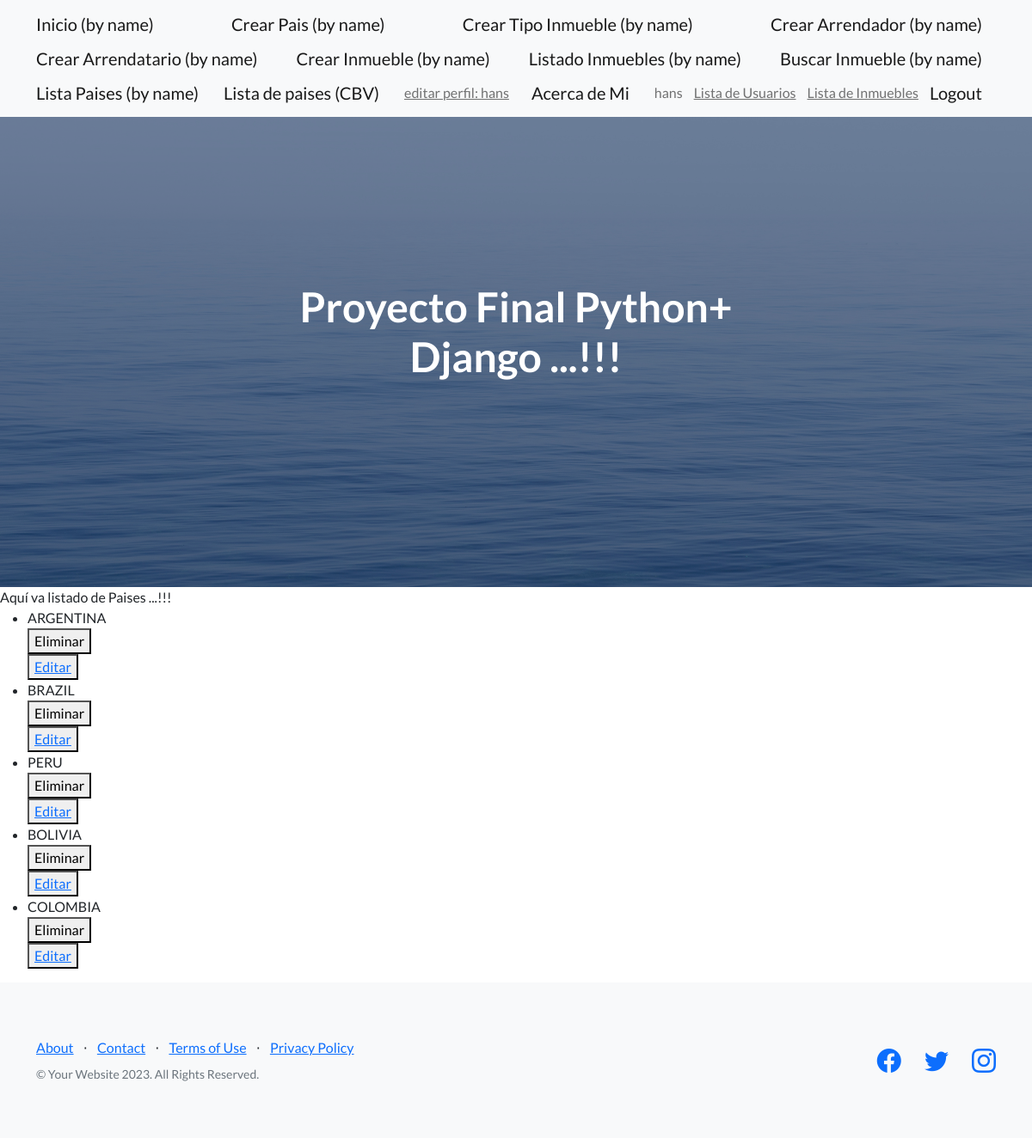
The page /AppCoder/lista-pais (signed in) on the database its author committed.
### AppCoder/models.py (models this page shows, shortened)
class Pais(models.Model):
        nombre = models.CharField(max_length=100)

### AppCoder/views.py (the view)
# urls.py: path("lista-pais", lista_pais, name="lista-pais"),
@login_required
def lista_pais(request):
    pais = Pais.objects.all()
    return render(request,"AppCoder/paislistado.html", {"pais":pais})

### AppCoder/templates/AppCoder/paislistado.html
{% extends "AppCoder/padre.html" %}
{% block contenidoQueCambia %}
Aquí va listado de Paises ...!!!
{% if pais %}
<ul>
    {% for paisx in pais %}
    <li>{{ paisx.nombre }} </li>
    <div>
        <form action="{% url "AppCoder:elimina-pais" paisx.id %}" method="POST">{% csrf_token %}
            <button type="submit">Eliminar</button>
        </form>
        <button>
            <a href="{% url 'AppCoder:editar-pais' paisx.id %}">Editar</a>
        </button>
    </div>
    {% endfor %}
</ul>
{% else %}
<H1>No existe pais en la BBDD ...!!!</H1>
{% endif %}
{% endblock %}

### AppCoder/templates/AppCoder/padre.html (shortened to what this page needs)
{% load static %}
<!DOCTYPE html>
<html lang="en">
    <head>
        <link href="https://cdn.jsdelivr.net/npm/bootstrap-icons@1.5.0/font/bootstrap-icons.css" rel="stylesheet" type="text/css" />
        <link href="{% static 'AppCoder/css/styles.css'  %}" rel="stylesheet" />
    </head>
    <body>
        <nav class="navbar navbar-light bg-light static-top">
            <div class="container">
             {% if user.is_authenticated %}
                    <a class="navbar-brand" href="{% url 'AppCoder:inicio' %}">Inicio (by name) </a>
                    <a class="navbar-brand" href="{% url 'AppCoder:crea-pais' %}">Crear Pais (by name) </a>
                    <a class="navbar-brand" href="{% url 'AppCoder:crea-tipoinmueble' %}">Crear Tipo Inmueble (by name) </a>
                    <a class="navbar-brand" href="{% url 'AppCoder:crea-arrendador' %}">Crear Arrendador (by name) </a>
                    <a class="navbar-brand" href="{% url 'AppCoder:crea-arrendatario' %}">Crear Arrendatario (by name) </a>
                    <a class="navbar-brand" href="{% url 'AppCoder:crea-inmueble' %}">Crear Inmueble (by name) </a>
                    <a class="navbar-brand" href="{% url 'AppCoder:Lista-inmueble' %}">Listado Inmuebles (by name) </a>
                    <a class="navbar-brand" href="{% url 'AppCoder:inmueble-buscar' %}">Buscar Inmueble (by name) </a>
                    <a class="navbar-brand" href="{% url 'AppCoder:lista-pais' %}">Lista Paises (by name) </a>
                    <a class="navbar-brand" href="{% url 'AppCoder:pais_list' %}">Lista de paises (CBV)</a>
                    <a class="navbar-text" href="{% url 'AppCoder:editar-perfil' %}">editar perfil: {{ user.username }}</a>
                    <a class="navbar-brand" href="{% url 'AppCoder:acer-auto' %}">Acerca de Mi </a>
                    <span class="navbar-text">{{ user.username }}</span>
                    <a class="navbar-text" href="{% url 'AppCoder:listar_usuarios' %}">Lista de Usuarios</a>
                    <a class="navbar-text" href="{% url 'AppCoder:listar_inmuebles' %}">Lista de Inmuebles</a>
                    <a class="navbar-brand" href="{% url 'AppCoder:logout' %}">Logout</a>
                {% else %}
                    <a class="navbar-brand" href="{% url 'AppCoder:login' %}">Login</a>
                    <a class="navbar-brand" href="{% url 'AppCoder:registro' %}">Registrar usuario</a>
                {% endif %}
            </div>
        </nav>
        <header class="masthead">
            <div class="container position-relative">
                <div class="row justify-content-center">
                    <div class="col-xl-6">
                        <div class="text-center text-white">
                            <h1 class="mb-5">Proyecto Final Python+ Django ...!!!</h1>
                        </div>
                    </div>
                </div>
            </div>
        </header>
        {% block contenidoQueCambia %}
        {% endblock %}
        <footer class="footer bg-light">
            <div class="container">
                <div class="row">
                    <div class="col-lg-6 h-100 text-center text-lg-start my-auto">
                        <ul class="list-inline mb-2">
                            <li class="list-inline-item"><a href="#!">About</a></li>
                            <li class="list-inline-item">⋅</li>
                            <li class="list-inline-item"><a href="#!">Contact</a></li>
                            <li class="list-inline-item">⋅</li>
                            <li class="list-inline-item"><a href="#!">Terms of Use</a></li>
                            <li class="list-inline-item">⋅</li>
                            <li class="list-inline-item"><a href="#!">Privacy Policy</a></li>
                        </ul>
                        <p class="text-muted small mb-4 mb-lg-0">&copy; Your Website 2023. All Rights Reserved.</p>
                    </div>
                    <div class="col-lg-6 h-100 text-center text-lg-end my-auto">
                        <ul class="list-inline mb-0">
                            <li class="list-inline-item me-4">
                                <a href="#!"><i class="bi-facebook fs-3"></i></a>
                            </li>
                            <li class="list-inline-item me-4">
                                <a href="#!"><i class="bi-twitter fs-3"></i></a>
                            </li>
                            <li class="list-inline-item">
                                <a href="#!"><i class="bi-instagram fs-3"></i></a>
                            </li>
                        </ul>
                    </div>
                </div>
            </div>
        </footer>
    </body>
</html>

### rows shown on the page
Pais: nombre "ARGENTINA"
Pais: nombre "BRAZIL"
Pais: nombre "PERU"
Pais: nombre "BOLIVIA"
Pais: nombre "COLOMBIA"

### other values the page prints
{{ user.username }} "hans"
